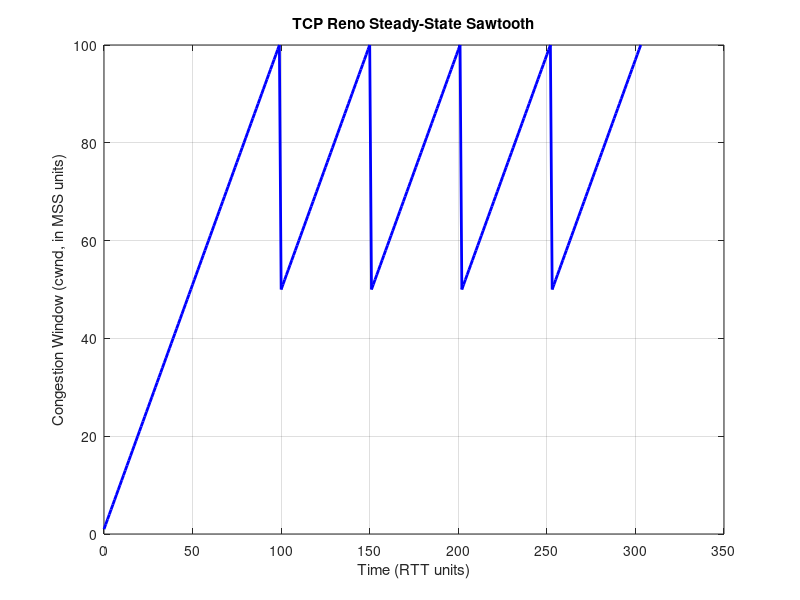

Reproduce this figure in MATLAB.
% Parameters
cwnd_init = 1;         % Initial congestion window size (MSS units)
cwnd_max = 100;        % Maximum congestion window before packet loss
cwnd_min = cwnd_init;  % Minimum congestion window (reset after loss)
alpha = 1;             % Additive increase factor (for each RTT)
beta = 0.5;            % Multiplicative decrease factor (on packet loss)
num_cycles = 5;        % Number of sawtooth cycles to simulate

% Initialize variables
cwnd = cwnd_init;      % Current congestion window size
time = 0;              % Current time
RTT = 1;               % Round-trip time (RTT, in arbitrary time units)
time_array = [];
cwnd_array = [];

% Simulate TCP Reno's sawtooth pattern
for cycle = 1:num_cycles
    % Additive Increase phase (until cwnd reaches cwnd_max)
    while cwnd < cwnd_max
        time_array = [time_array, time];
        cwnd_array = [cwnd_array, cwnd];
        
        % Increment congestion window
        cwnd = cwnd + alpha;
        time = time + RTT;
    end
    
    % Multiplicative Decrease phase (packet loss event)
    time_array = [time_array, time];
    cwnd_array = [cwnd_array, cwnd];
    
    % Apply multiplicative decrease
    cwnd = max(cwnd * beta, cwnd_min);
    time = time + RTT;
end

% Plot the results
figure;
plot(time_array, cwnd_array, '-b', 'LineWidth', 2);
title('TCP Reno Steady-State Sawtooth');
xlabel('Time (RTT units)');
ylabel('Congestion Window (cwnd, in MSS units)');
grid on;
